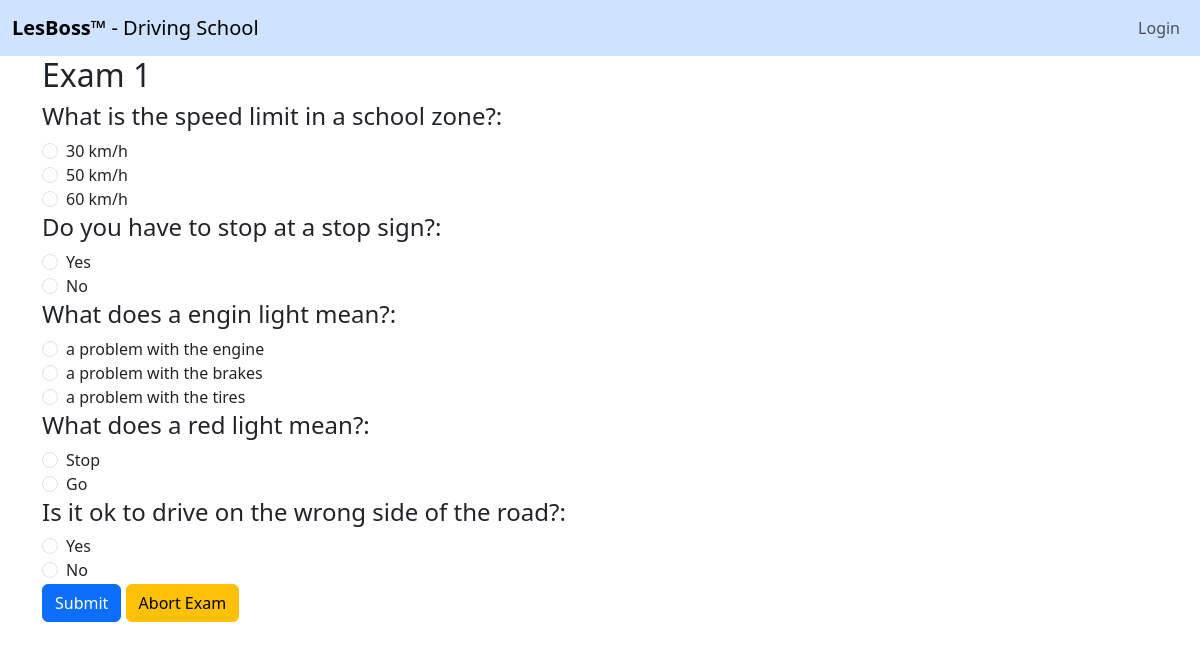
Screenshot of /exam/start/1/ with the database file from the repository.
### app/models.py (models this page shows, shortened)
class Exam(models.Model):
    title = models.CharField(max_length=254)

class ExamQuestion(models.Model):
    exam = models.ForeignKey(Exam, on_delete=models.CASCADE)
    exam_question = models.CharField(max_length=254)

class Answer(models.Model):
    exam_question = models.ForeignKey(ExamQuestion, on_delete=models.CASCADE)
    answer = models.CharField(max_length=254)
    is_correct = models.BooleanField(default=False)

### app/views.py (the view)
# urls.py: path('exam/start/<int:exam_pk>/', views.start_exam, name='start_exam'),
def start_exam(request, exam_pk):
    exam = Exam.objects.get(pk=exam_pk)
    exam_questions = exam.examquestion_set.all()
    context = {'exam': exam, 'exam_questions': exam_questions}
    return render(request, 'app/exam.html', context)

### app/templates/app/exam.html (shortened to what this page needs)
{% extends 'app/base.html' %}
{% block content %}
    <div class="container">
        <div class="row">
            <div class="col-md-12">
                <h2>{{ exam.title }}</h2>
                <form method="post" action="{% url 'submit_exam' exam.id %}">
                    {% for question in exam_questions %}
                        <h4>{{ question.exam_question }}:</h4>
                        <div class="form-check">
                        {% for answer in question.answer_set.all %}
                            <label>
                                <input class="form-check-input" type="radio" name="question_{{ question.pk }}" value="{{ answer.pk }}" required>
                                {{ answer.answer }}
                            </label><br>
                        {% endfor %}
                        </div>
                    {% endfor %}
                    <button class="btn btn-primary" type="submit">Submit</button>
                    <a class="btn btn-warning" href="{% url 'user-dashboard' %}">Abort Exam</a>
                </form>
            </div>
        </div>
    </div>
{% endblock %}

### rows the page displays
Exam: title "Exam 1"
ExamQuestion: exam_question "What is the speed limit in a school zone?"
Answer: answer "30 km/h"
Answer: answer "50 km/h"
Answer: answer "60 km/h"
ExamQuestion: exam_question "Do you have to stop at a stop sign?"
Answer: answer "Yes"
Answer: answer "No"
ExamQuestion: exam_question "What does a engin light mean?"
Answer: answer "a problem with the engine"
Answer: answer "a problem with the brakes"
Answer: answer "a problem with the tires"
ExamQuestion: exam_question "What does a red light mean?"
Answer: answer "Stop"
Answer: answer "Go"
ExamQuestion: exam_question "Is it ok to drive on the wrong side of the road?"
Answer: answer "Yes"
Answer: answer "No"
